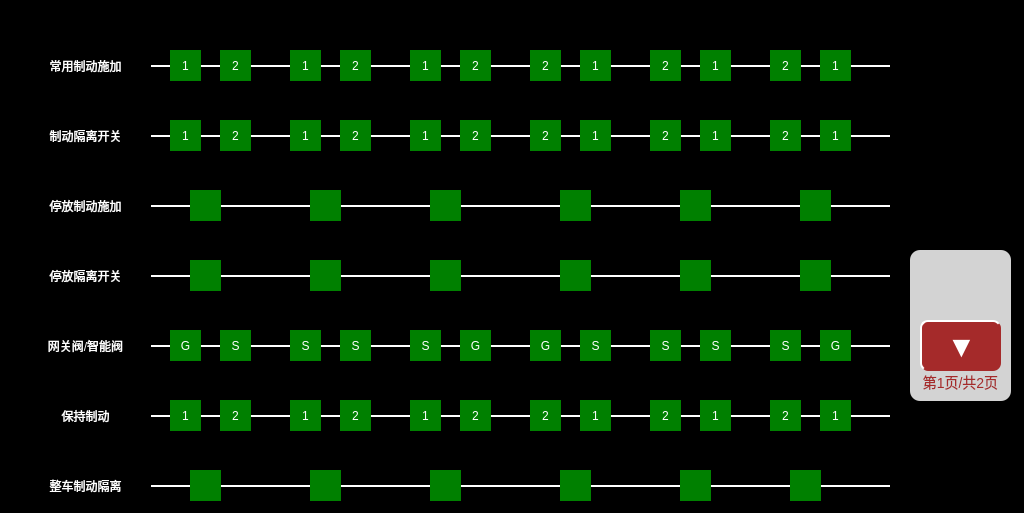
 <widget class="QWidget" name="VehicleEBCUPage">
  <property name="geometry">
   <rect>
    <x>0</x>
    <y>0</y>
    <width>1024</width>
    <height>513</height>
   </rect>
  </property>
  <property name="windowTitle">
   <string>Form</string>
  </property>
  <property name="styleSheet">
   <string notr="true">QWidget
{
	background-color:black;
}
QLabel
{
	font: 20px, &quot;微软雅黑&quot;;
	color:white;
background-color:green;
}
QPushButton
{
	background-color:brown ;
	border-top: 2px solid white;	
	border-left: 2px solid white;
}</string>
  </property>
  <widget class="QLabel" name="BRKApplyTC1_1lbl">
   <property name="geometry">
    <rect>
     <x>170</x>
     <y>50</y>
     <width>31</width>
     <height>31</height>
    </rect>
   </property>
   <property name="text">
    <string>1</string>
   </property>
   <property name="alignment">
    <set>Qt::AlignCenter</set>
   </property>
  </widget>
  <widget class="QLabel" name="BRKApplyTC1_2lbl">
   <property name="geometry">
    <rect>
     <x>220</x>
     <y>50</y>
     <width>31</width>
     <height>31</height>
    </rect>
   </property>
   <property name="text">
    <string>2</string>
   </property>
   <property name="alignment">
    <set>Qt::AlignCenter</set>
   </property>
  </widget>
  <widget class="QLabel" name="BRKApplyMP1_2lbl">
   <property name="geometry">
    <rect>
     <x>340</x>
     <y>50</y>
     <width>31</width>
     <height>31</height>
    </rect>
   </property>
   <property name="text">
    <string>2</string>
   </property>
   <property name="alignment">
    <set>Qt::AlignCenter</set>
   </property>
  </widget>
  <widget class="QLabel" name="BRKApplyMP1_1lbl">
   <property name="geometry">
    <rect>
     <x>290</x>
     <y>50</y>
     <width>31</width>
     <height>31</height>
    </rect>
   </property>
   <property name="text">
    <string>1</string>
   </property>
   <property name="alignment">
    <set>Qt::AlignCenter</set>
   </property>
  </widget>
  <widget class="QLabel" name="BRKApplyM1_2lbl">
   <property name="geometry">
    <rect>
     <x>460</x>
     <y>50</y>
     <width>31</width>
     <height>31</height>
    </rect>
   </property>
   <property name="text">
    <string>2</string>
   </property>
   <property name="alignment">
    <set>Qt::AlignCenter</set>
   </property>
  </widget>
  <widget class="QLabel" name="BRKApplyM1_1lbl">
   <property name="geometry">
    <rect>
     <x>410</x>
     <y>50</y>
     <width>31</width>
     <height>31</height>
    </rect>
   </property>
   <property name="text">
    <string>1</string>
   </property>
   <property name="alignment">
    <set>Qt::AlignCenter</set>
   </property>
  </widget>
  <widget class="QLabel" name="BRKApplyM2_1lbl">
   <property name="geometry">
    <rect>
     <x>580</x>
     <y>50</y>
     <width>31</width>
     <height>31</height>
    </rect>
   </property>
   <property name="text">
    <string>1</string>
   </property>
   <property name="alignment">
    <set>Qt::AlignCenter</set>
   </property>
  </widget>
  <widget class="QLabel" name="BRKApplyTC2_2lbl">
   <property name="geometry">
    <rect>
     <x>770</x>
     <y>50</y>
     <width>31</width>
     <height>31</height>
    </rect>
   </property>
   <property name="text">
    <string>2</string>
   </property>
   <property name="alignment">
    <set>Qt::AlignCenter</set>
   </property>
  </widget>
  <widget class="QLabel" name="BRKApplyM2_2lbl">
   <property name="geometry">
    <rect>
     <x>530</x>
     <y>50</y>
     <width>31</width>
     <height>31</height>
    </rect>
   </property>
   <property name="text">
    <string>2</string>
   </property>
   <property name="alignment">
    <set>Qt::AlignCenter</set>
   </property>
  </widget>
  <widget class="QLabel" name="BRKApplyMP2_2lbl">
   <property name="geometry">
    <rect>
     <x>650</x>
     <y>50</y>
     <width>31</width>
     <height>31</height>
    </rect>
   </property>
   <property name="text">
    <string>2</string>
   </property>
   <property name="alignment">
    <set>Qt::AlignCenter</set>
   </property>
  </widget>
  <widget class="QLabel" name="BRKApplyMP2_1lbl">
   <property name="geometry">
    <rect>
     <x>700</x>
     <y>50</y>
     <width>31</width>
     <height>31</height>
    </rect>
   </property>
   <property name="text">
    <string>1</string>
   </property>
   <property name="alignment">
    <set>Qt::AlignCenter</set>
   </property>
  </widget>
  <widget class="QLabel" name="BRKApplyTC2_1lbl">
   <property name="geometry">
    <rect>
     <x>820</x>
     <y>50</y>
     <width>31</width>
     <height>31</height>
    </rect>
   </property>
   <property name="text">
    <string>1</string>
   </property>
   <property name="alignment">
    <set>Qt::AlignCenter</set>
   </property>
  </widget>
  <widget class="QLabel" name="lbl1">
   <property name="geometry">
    <rect>
     <x>20</x>
     <y>50</y>
     <width>131</width>
     <height>31</height>
    </rect>
   </property>
   <property name="styleSheet">
    <string notr="true">background-color:black;</string>
   </property>
   <property name="text">
    <string>常用制动施加</string>
   </property>
   <property name="alignment">
    <set>Qt::AlignCenter</set>
   </property>
  </widget>
  <widget class="QLabel" name="BRKBypassTC1_2lbl">
   <property name="geometry">
    <rect>
     <x>220</x>
     <y>120</y>
     <width>31</width>
     <height>31</height>
    </rect>
   </property>
   <property name="text">
    <string>2</string>
   </property>
   <property name="alignment">
    <set>Qt::AlignCenter</set>
   </property>
  </widget>
  <widget class="QLabel" name="BRKBypassM1_1lbl">
   <property name="geometry">
    <rect>
     <x>410</x>
     <y>120</y>
     <width>31</width>
     <height>31</height>
    </rect>
   </property>
   <property name="text">
    <string>1</string>
   </property>
   <property name="alignment">
    <set>Qt::AlignCenter</set>
   </property>
  </widget>
  <widget class="QLabel" name="BRKBypassM2_2lbl">
   <property name="geometry">
    <rect>
     <x>530</x>
     <y>120</y>
     <width>31</width>
     <height>31</height>
    </rect>
   </property>
   <property name="text">
    <string>2</string>
   </property>
   <property name="alignment">
    <set>Qt::AlignCenter</set>
   </property>
  </widget>
  <widget class="QLabel" name="BRKBypassTC2_1lbl">
   <property name="geometry">
    <rect>
     <x>820</x>
     <y>120</y>
     <width>31</width>
     <height>31</height>
    </rect>
   </property>
   <property name="text">
    <string>1</string>
   </property>
   <property name="alignment">
    <set>Qt::AlignCenter</set>
   </property>
  </widget>
  <widget class="QLabel" name="BRKBypassMP2_2lbl">
   <property name="geometry">
    <rect>
     <x>650</x>
     <y>120</y>
     <width>31</width>
     <height>31</height>
    </rect>
   </property>
   <property name="text">
    <string>2</string>
   </property>
   <property name="alignment">
    <set>Qt::AlignCenter</set>
   </property>
  </widget>
  <widget class="QLabel" name="BRKBypassM2_1lbl">
   <property name="geometry">
    <rect>
     <x>580</x>
     <y>120</y>
     <width>31</width>
     <height>31</height>
    </rect>
   </property>
   <property name="text">
    <string>1</string>
   </property>
   <property name="alignment">
    <set>Qt::AlignCenter</set>
   </property>
  </widget>
  <widget class="QLabel" name="BRKBypassTC2_2lbl">
   <property name="geometry">
    <rect>
     <x>770</x>
     <y>120</y>
     <width>31</width>
     <height>31</height>
    </rect>
   </property>
   <property name="text">
    <string>2</string>
   </property>
   <property name="alignment">
    <set>Qt::AlignCenter</set>
   </property>
  </widget>
  <widget class="QLabel" name="BRKBypassTC1_1lbl">
   <property name="geometry">
    <rect>
     <x>170</x>
     <y>120</y>
     <width>31</width>
     <height>31</height>
    </rect>
   </property>
   <property name="text">
    <string>1</string>
   </property>
   <property name="alignment">
    <set>Qt::AlignCenter</set>
   </property>
  </widget>
  <widget class="QLabel" name="BRKBypassMP2_1lbl">
   <property name="geometry">
    <rect>
     <x>700</x>
     <y>120</y>
     <width>31</width>
     <height>31</height>
    </rect>
   </property>
   <property name="text">
    <string>1</string>
   </property>
   <property name="alignment">
    <set>Qt::AlignCenter</set>
   </property>
  </widget>
  <widget class="QLabel" name="BRKBypassMP1_1lbl">
   <property name="geometry">
    <rect>
     <x>290</x>
     <y>120</y>
     <width>31</width>
     <height>31</height>
    </rect>
   </property>
   <property name="text">
    <string>1</string>
   </property>
   <property name="alignment">
    <set>Qt::AlignCenter</set>
   </property>
  </widget>
  <widget class="QLabel" name="BRKBypassMP1_2lbl">
   <property name="geometry">
    <rect>
     <x>340</x>
     <y>120</y>
     <width>31</width>
     <height>31</height>
    </rect>
   </property>
   <property name="text">
    <string>2</string>
   </property>
   <property name="alignment">
    <set>Qt::AlignCenter</set>
   </property>
  </widget>
  <widget class="QLabel" name="BRKBypassM1_2lbl">
   <property name="geometry">
    <rect>
     <x>460</x>
     <y>120</y>
     <width>31</width>
     <height>31</height>
    </rect>
   </property>
   <property name="text">
    <string>2</string>
   </property>
   <property name="alignment">
    <set>Qt::AlignCenter</set>
   </property>
  </widget>
  <widget class="QLabel" name="lbl1_2">
   <property name="geometry">
    <rect>
     <x>20</x>
     <y>120</y>
     <width>131</width>
     <height>31</height>
    </rect>
   </property>
   <property name="styleSheet">
    <string notr="true">background-color:black;</string>
   </property>
   <property name="text">
    <string>制动隔离开关</string>
   </property>
   <property name="alignment">
    <set>Qt::AlignCenter</set>
   </property>
  </widget>
  <widget class="QLabel" name="lbl1_3">
   <property name="geometry">
    <rect>
     <x>20</x>
     <y>190</y>
     <width>131</width>
     <height>31</height>
    </rect>
   </property>
   <property name="styleSheet">
    <string notr="true">background-color:black;</string>
   </property>
   <property name="text">
    <string>停放制动施加</string>
   </property>
   <property name="alignment">
    <set>Qt::AlignCenter</set>
   </property>
  </widget>
  <widget class="QLabel" name="StopBRKTC1lbl">
   <property name="geometry">
    <rect>
     <x>190</x>
     <y>190</y>
     <width>31</width>
     <height>31</height>
    </rect>
   </property>
   <property name="text">
    <string/>
   </property>
   <property name="alignment">
    <set>Qt::AlignCenter</set>
   </property>
  </widget>
  <widget class="QLabel" name="StopBRKMP1lbl">
   <property name="geometry">
    <rect>
     <x>310</x>
     <y>190</y>
     <width>31</width>
     <height>31</height>
    </rect>
   </property>
   <property name="text">
    <string/>
   </property>
   <property name="alignment">
    <set>Qt::AlignCenter</set>
   </property>
  </widget>
  <widget class="QLabel" name="StopBRKM1lbl">
   <property name="geometry">
    <rect>
     <x>430</x>
     <y>190</y>
     <width>31</width>
     <height>31</height>
    </rect>
   </property>
   <property name="text">
    <string/>
   </property>
   <property name="alignment">
    <set>Qt::AlignCenter</set>
   </property>
  </widget>
  <widget class="QLabel" name="StopBRKM2lbl">
   <property name="geometry">
    <rect>
     <x>560</x>
     <y>190</y>
     <width>31</width>
     <height>31</height>
    </rect>
   </property>
   <property name="text">
    <string/>
   </property>
   <property name="alignment">
    <set>Qt::AlignCenter</set>
   </property>
  </widget>
  <widget class="QLabel" name="StopBRKMP2lbl">
   <property name="geometry">
    <rect>
     <x>680</x>
     <y>190</y>
     <width>31</width>
     <height>31</height>
    </rect>
   </property>
   <property name="text">
    <string/>
   </property>
   <property name="alignment">
    <set>Qt::AlignCenter</set>
   </property>
  </widget>
  <widget class="QLabel" name="StopBRKTC2lbl">
   <property name="geometry">
    <rect>
     <x>800</x>
     <y>190</y>
     <width>31</width>
     <height>31</height>
    </rect>
   </property>
   <property name="text">
    <string/>
   </property>
   <property name="alignment">
    <set>Qt::AlignCenter</set>
   </property>
  </widget>
  <widget class="QLabel" name="StopBypassMP1lbl">
   <property name="geometry">
    <rect>
     <x>310</x>
     <y>260</y>
     <width>31</width>
     <height>31</height>
    </rect>
   </property>
   <property name="text">
    <string/>
   </property>
   <property name="alignment">
    <set>Qt::AlignCenter</set>
   </property>
  </widget>
  <widget class="QLabel" name="StopBypassM2lbl">
   <property name="geometry">
    <rect>
     <x>560</x>
     <y>260</y>
     <width>31</width>
     <height>31</height>
    </rect>
   </property>
   <property name="text">
    <string/>
   </property>
   <property name="alignment">
    <set>Qt::AlignCenter</set>
   </property>
  </widget>
  <widget class="QLabel" name="StopBypassMP2lbl">
   <property name="geometry">
    <rect>
     <x>680</x>
     <y>260</y>
     <width>31</width>
     <height>31</height>
    </rect>
   </property>
   <property name="text">
    <string/>
   </property>
   <property name="alignment">
    <set>Qt::AlignCenter</set>
   </property>
  </widget>
  <widget class="QLabel" name="StopBypassTC1lbl">
   <property name="geometry">
    <rect>
     <x>190</x>
     <y>260</y>
     <width>31</width>
     <height>31</height>
    </rect>
   </property>
   <property name="text">
    <string/>
   </property>
   <property name="alignment">
    <set>Qt::AlignCenter</set>
   </property>
  </widget>
  <widget class="QLabel" name="StopBypassTC2lbl">
   <property name="geometry">
    <rect>
     <x>800</x>
     <y>260</y>
     <width>31</width>
     <height>31</height>
    </rect>
   </property>
   <property name="text">
    <string/>
   </property>
   <property name="alignment">
    <set>Qt::AlignCenter</set>
   </property>
  </widget>
  <widget class="QLabel" name="StopBypassM1lbl">
   <property name="geometry">
    <rect>
     <x>430</x>
     <y>260</y>
     <width>31</width>
     <height>31</height>
    </rect>
   </property>
   <property name="text">
    <string/>
   </property>
   <property name="alignment">
    <set>Qt::AlignCenter</set>
   </property>
  </widget>
  <widget class="QLabel" name="lbl1_4">
   <property name="geometry">
    <rect>
     <x>20</x>
     <y>260</y>
     <width>131</width>
     <height>31</height>
    </rect>
   </property>
   <property name="styleSheet">
    <string notr="true">background-color:black;</string>
   </property>
   <property name="text">
    <string>停放隔离开关</string>
   </property>
   <property name="alignment">
    <set>Qt::AlignCenter</set>
   </property>
  </widget>
  <widget class="QLabel" name="lbl1_5">
   <property name="geometry">
    <rect>
     <x>20</x>
     <y>330</y>
     <width>131</width>
     <height>31</height>
    </rect>
   </property>
   <property name="styleSheet">
    <string notr="true">background-color:black;</string>
   </property>
   <property name="text">
    <string>网关阀/智能阀</string>
   </property>
   <property name="alignment">
    <set>Qt::AlignCenter</set>
   </property>
  </widget>
  <widget class="QLabel" name="STC2_1lbl">
   <property name="geometry">
    <rect>
     <x>770</x>
     <y>330</y>
     <width>31</width>
     <height>31</height>
    </rect>
   </property>
   <property name="text">
    <string>S</string>
   </property>
   <property name="alignment">
    <set>Qt::AlignCenter</set>
   </property>
  </widget>
  <widget class="QLabel" name="SMP1_2lbl">
   <property name="geometry">
    <rect>
     <x>340</x>
     <y>330</y>
     <width>31</width>
     <height>31</height>
    </rect>
   </property>
   <property name="text">
    <string>S</string>
   </property>
   <property name="alignment">
    <set>Qt::AlignCenter</set>
   </property>
  </widget>
  <widget class="QLabel" name="GM1_2lbl">
   <property name="geometry">
    <rect>
     <x>460</x>
     <y>330</y>
     <width>31</width>
     <height>31</height>
    </rect>
   </property>
   <property name="text">
    <string>G</string>
   </property>
   <property name="alignment">
    <set>Qt::AlignCenter</set>
   </property>
  </widget>
  <widget class="QLabel" name="GM2_1lbl">
   <property name="geometry">
    <rect>
     <x>530</x>
     <y>330</y>
     <width>31</width>
     <height>31</height>
    </rect>
   </property>
   <property name="text">
    <string>G</string>
   </property>
   <property name="alignment">
    <set>Qt::AlignCenter</set>
   </property>
  </widget>
  <widget class="QLabel" name="SMP2_2lbl">
   <property name="geometry">
    <rect>
     <x>700</x>
     <y>330</y>
     <width>31</width>
     <height>31</height>
    </rect>
   </property>
   <property name="text">
    <string>S</string>
   </property>
   <property name="alignment">
    <set>Qt::AlignCenter</set>
   </property>
  </widget>
  <widget class="QLabel" name="GTC2_2lbl">
   <property name="geometry">
    <rect>
     <x>820</x>
     <y>330</y>
     <width>31</width>
     <height>31</height>
    </rect>
   </property>
   <property name="text">
    <string>G</string>
   </property>
   <property name="alignment">
    <set>Qt::AlignCenter</set>
   </property>
  </widget>
  <widget class="QLabel" name="GTC1_1lbl">
   <property name="geometry">
    <rect>
     <x>170</x>
     <y>330</y>
     <width>31</width>
     <height>31</height>
    </rect>
   </property>
   <property name="text">
    <string>G</string>
   </property>
   <property name="alignment">
    <set>Qt::AlignCenter</set>
   </property>
  </widget>
  <widget class="QLabel" name="STC1_2lbl">
   <property name="geometry">
    <rect>
     <x>220</x>
     <y>330</y>
     <width>31</width>
     <height>31</height>
    </rect>
   </property>
   <property name="text">
    <string>S</string>
   </property>
   <property name="alignment">
    <set>Qt::AlignCenter</set>
   </property>
  </widget>
  <widget class="QLabel" name="SMP2_1lbl">
   <property name="geometry">
    <rect>
     <x>650</x>
     <y>330</y>
     <width>31</width>
     <height>31</height>
    </rect>
   </property>
   <property name="text">
    <string>S</string>
   </property>
   <property name="alignment">
    <set>Qt::AlignCenter</set>
   </property>
  </widget>
  <widget class="QLabel" name="SMP1_1lbl">
   <property name="geometry">
    <rect>
     <x>290</x>
     <y>330</y>
     <width>31</width>
     <height>31</height>
    </rect>
   </property>
   <property name="text">
    <string>S</string>
   </property>
   <property name="alignment">
    <set>Qt::AlignCenter</set>
   </property>
  </widget>
  <widget class="QLabel" name="SM2_2lbl">
   <property name="geometry">
    <rect>
     <x>580</x>
     <y>330</y>
     <width>31</width>
     <height>31</height>
    </rect>
   </property>
   <property name="text">
    <string>S</string>
   </property>
   <property name="alignment">
    <set>Qt::AlignCenter</set>
   </property>
  </widget>
  <widget class="QLabel" name="SM1_1lbl">
   <property name="geometry">
    <rect>
     <x>410</x>
     <y>330</y>
     <width>31</width>
     <height>31</height>
    </rect>
   </property>
   <property name="text">
    <string>S</string>
   </property>
   <property name="alignment">
    <set>Qt::AlignCenter</set>
   </property>
  </widget>
  <widget class="QLabel" name="HoldBRKM1lbl_1">
   <property name="geometry">
    <rect>
     <x>410</x>
     <y>400</y>
     <width>31</width>
     <height>31</height>
    </rect>
   </property>
   <property name="text">
    <string>1</string>
   </property>
   <property name="alignment">
    <set>Qt::AlignCenter</set>
   </property>
  </widget>
  <widget class="QLabel" name="HoldBRKMP2lbl_2">
   <property name="geometry">
    <rect>
     <x>650</x>
     <y>400</y>
     <width>31</width>
     <height>31</height>
    </rect>
   </property>
   <property name="text">
    <string>2</string>
   </property>
   <property name="alignment">
    <set>Qt::AlignCenter</set>
   </property>
  </widget>
  <widget class="QLabel" name="HoldBRKM2lbl_2">
   <property name="geometry">
    <rect>
     <x>530</x>
     <y>400</y>
     <width>31</width>
     <height>31</height>
    </rect>
   </property>
   <property name="text">
    <string>2</string>
   </property>
   <property name="alignment">
    <set>Qt::AlignCenter</set>
   </property>
  </widget>
  <widget class="QLabel" name="HoldBRKTC1lbl_1">
   <property name="geometry">
    <rect>
     <x>170</x>
     <y>400</y>
     <width>31</width>
     <height>31</height>
    </rect>
   </property>
   <property name="text">
    <string>1</string>
   </property>
   <property name="alignment">
    <set>Qt::AlignCenter</set>
   </property>
  </widget>
  <widget class="QLabel" name="HoldBRKMP1lbl_1">
   <property name="geometry">
    <rect>
     <x>290</x>
     <y>400</y>
     <width>31</width>
     <height>31</height>
    </rect>
   </property>
   <property name="text">
    <string>1</string>
   </property>
   <property name="alignment">
    <set>Qt::AlignCenter</set>
   </property>
  </widget>
  <widget class="QLabel" name="HoldBRKTC2lbl_2">
   <property name="geometry">
    <rect>
     <x>770</x>
     <y>400</y>
     <width>31</width>
     <height>31</height>
    </rect>
   </property>
   <property name="text">
    <string>2</string>
   </property>
   <property name="alignment">
    <set>Qt::AlignCenter</set>
   </property>
  </widget>
  <widget class="QLabel" name="lbl1_6">
   <property name="geometry">
    <rect>
     <x>20</x>
     <y>400</y>
     <width>131</width>
     <height>31</height>
    </rect>
   </property>
   <property name="styleSheet">
    <string notr="true">background-color:black;</string>
   </property>
   <property name="text">
    <string>保持制动</string>
   </property>
   <property name="alignment">
    <set>Qt::AlignCenter</set>
   </property>
  </widget>
  <widget class="QLabel" name="lbl1_7">
   <property name="geometry">
    <rect>
     <x>150</x>
     <y>65</y>
     <width>740</width>
     <height>2</height>
    </rect>
   </property>
   <property name="styleSheet">
    <string notr="true">background-color:white;</string>
   </property>
   <property name="text">
    <string/>
   </property>
   <property name="alignment">
    <set>Qt::AlignCenter</set>
   </property>
  </widget>
  <widget class="QLabel" name="lbl1_8">
   <property name="geometry">
    <rect>
     <x>150</x>
     <y>135</y>
     <width>740</width>
     <height>2</height>
    </rect>
   </property>
   <property name="styleSheet">
    <string notr="true">background-color:white;</string>
   </property>
   <property name="text">
    <string/>
   </property>
   <property name="alignment">
    <set>Qt::AlignCenter</set>
   </property>
  </widget>
  <widget class="QLabel" name="lbl1_9">
   <property name="geometry">
    <rect>
     <x>150</x>
     <y>205</y>
     <width>740</width>
     <height>2</height>
    </rect>
   </property>
   <property name="styleSheet">
    <string notr="true">background-color:white;</string>
   </property>
   <property name="text">
    <string/>
   </property>
   <property name="alignment">
    <set>Qt::AlignCenter</set>
   </property>
  </widget>
  <widget class="QLabel" name="lbl1_10">
   <property name="geometry">
    <rect>
     <x>150</x>
     <y>275</y>
     <width>740</width>
     <height>2</height>
    </rect>
   </property>
   <property name="styleSheet">
    <string notr="true">background-color:white;</string>
   </property>
   <property name="text">
    <string/>
   </property>
   <property name="alignment">
    <set>Qt::AlignCenter</set>
   </property>
  </widget>
  <widget class="QLabel" name="lbl1_11">
   <property name="geometry">
    <rect>
     <x>150</x>
     <y>345</y>
     <width>740</width>
     <height>2</height>
    </rect>
   </property>
   <property name="styleSheet">
    <string notr="true">background-color:white;</string>
   </property>
   <property name="text">
    <string/>
   </property>
   <property name="alignment">
    <set>Qt::AlignCenter</set>
   </property>
  </widget>
  <widget class="QLabel" name="lbl1_12">
   <property name="geometry">
    <rect>
     <x>150</x>
     <y>415</y>
     <width>740</width>
     <height>2</height>
    </rect>
   </property>
   <property name="styleSheet">
    <string notr="true">background-color:white;</string>
   </property>
   <property name="text">
    <string/>
   </property>
   <property name="alignment">
    <set>Qt::AlignCenter</set>
   </property>
  </widget>
  <widget class="QLabel" name="lbl1_13">
   <property name="geometry">
    <rect>
     <x>910</x>
     <y>250</y>
     <width>101</width>
     <height>151</height>
    </rect>
   </property>
   <property name="styleSheet">
    <string notr="true">background-color:gray;
border-radius:10px;
font:14px;
color:brown;
background-color:lightgray;
</string>
   </property>
   <property name="text">
    <string>






第1页/共2页</string>
   </property>
   <property name="alignment">
    <set>Qt::AlignCenter</set>
   </property>
  </widget>
  <widget class="QPushButton" name="NextPageBtn">
   <property name="geometry">
    <rect>
     <x>920</x>
     <y>320</y>
     <width>81</width>
     <height>51</height>
    </rect>
   </property>
   <property name="focusPolicy">
    <enum>Qt::NoFocus</enum>
   </property>
   <property name="styleSheet">
    <string notr="true">font:30px;
color:white;
background-color:brown;
border-radius:8px;</string>
   </property>
   <property name="text">
    <string>▼</string>
   </property>
  </widget>
  <widget class="QLabel" name="AllBRKBypassM1lbl">
   <property name="geometry">
    <rect>
     <x>430</x>
     <y>470</y>
     <width>31</width>
     <height>31</height>
    </rect>
   </property>
   <property name="text">
    <string/>
   </property>
   <property name="alignment">
    <set>Qt::AlignCenter</set>
   </property>
  </widget>
  <widget class="QLabel" name="lbl1_14">
   <property name="geometry">
    <rect>
     <x>150</x>
     <y>485</y>
     <width>740</width>
     <height>2</height>
    </rect>
   </property>
   <property name="styleSheet">
    <string notr="true">background-color:white;</string>
   </property>
   <property name="text">
    <string/>
   </property>
   <property name="alignment">
    <set>Qt::AlignCenter</set>
   </property>
  </widget>
  <widget class="QLabel" name="AllBRKBypassMP1lbl">
   <property name="geometry">
    <rect>
     <x>310</x>
     <y>470</y>
     <width>31</width>
     <height>31</height>
    </rect>
   </property>
   <property name="text">
    <string/>
   </property>
   <property name="alignment">
    <set>Qt::AlignCenter</set>
   </property>
  </widget>
  <widget class="QLabel" name="lbl1_15">
   <property name="geometry">
    <rect>
     <x>20</x>
     <y>470</y>
     <width>131</width>
     <height>31</height>
    </rect>
   </property>
   <property name="styleSheet">
    <string notr="true">background-color:black;</string>
   </property>
   <property name="text">
    <string>整车制动隔离</string>
   </property>
   <property name="alignment">
    <set>Qt::AlignCenter</set>
   </property>
  </widget>
  <widget class="QLabel" name="AllBRKBypassMP2lbl">
   <property name="geometry">
    <rect>
     <x>680</x>
     <y>470</y>
     <width>31</width>
     <height>31</height>
    </rect>
   </property>
   <property name="text">
    <string/>
   </property>
   <property name="alignment">
    <set>Qt::AlignCenter</set>
   </property>
  </widget>
  <widget class="QLabel" name="AllBRKBypassM2lbl">
   <property name="geometry">
    <rect>
     <x>560</x>
     <y>470</y>
     <width>31</width>
     <height>31</height>
    </rect>
   </property>
   <property name="text">
    <string/>
   </property>
   <property name="alignment">
    <set>Qt::AlignCenter</set>
   </property>
  </widget>
  <widget class="QLabel" name="AllBRKBypassTC1lbl">
   <property name="geometry">
    <rect>
     <x>190</x>
     <y>470</y>
     <width>31</width>
     <height>31</height>
    </rect>
   </property>
   <property name="text">
    <string/>
   </property>
   <property name="alignment">
    <set>Qt::AlignCenter</set>
   </property>
  </widget>
  <widget class="QLabel" name="AllBRKBypassTC2lbl">
   <property name="geometry">
    <rect>
     <x>790</x>
     <y>470</y>
     <width>31</width>
     <height>31</height>
    </rect>
   </property>
   <property name="text">
    <string/>
   </property>
   <property name="alignment">
    <set>Qt::AlignCenter</set>
   </property>
  </widget>
  <widget class="QLabel" name="HoldBRKMP2lbl_1">
   <property name="geometry">
    <rect>
     <x>700</x>
     <y>400</y>
     <width>31</width>
     <height>31</height>
    </rect>
   </property>
   <property name="text">
    <string>1</string>
   </property>
   <property name="alignment">
    <set>Qt::AlignCenter</set>
   </property>
  </widget>
  <widget class="QLabel" name="HoldBRKM1lbl_2">
   <property name="geometry">
    <rect>
     <x>460</x>
     <y>400</y>
     <width>31</width>
     <height>31</height>
    </rect>
   </property>
   <property name="text">
    <string>2</string>
   </property>
   <property name="alignment">
    <set>Qt::AlignCenter</set>
   </property>
  </widget>
  <widget class="QLabel" name="HoldBRKTC2lbl_1">
   <property name="geometry">
    <rect>
     <x>820</x>
     <y>400</y>
     <width>31</width>
     <height>31</height>
    </rect>
   </property>
   <property name="text">
    <string>1</string>
   </property>
   <property name="alignment">
    <set>Qt::AlignCenter</set>
   </property>
  </widget>
  <widget class="QLabel" name="HoldBRKMP1lbl_2">
   <property name="geometry">
    <rect>
     <x>340</x>
     <y>400</y>
     <width>31</width>
     <height>31</height>
    </rect>
   </property>
   <property name="text">
    <string>2</string>
   </property>
   <property name="alignment">
    <set>Qt::AlignCenter</set>
   </property>
  </widget>
  <widget class="QLabel" name="HoldBRKTC1lbl_2">
   <property name="geometry">
    <rect>
     <x>220</x>
     <y>400</y>
     <width>31</width>
     <height>31</height>
    </rect>
   </property>
   <property name="text">
    <string>2</string>
   </property>
   <property name="alignment">
    <set>Qt::AlignCenter</set>
   </property>
  </widget>
  <widget class="QLabel" name="HoldBRKM2lbl_1">
   <property name="geometry">
    <rect>
     <x>580</x>
     <y>400</y>
     <width>31</width>
     <height>31</height>
    </rect>
   </property>
   <property name="text">
    <string>1</string>
   </property>
   <property name="alignment">
    <set>Qt::AlignCenter</set>
   </property>
  </widget>
  <zorder>lbl1_10</zorder>
  <zorder>lbl1_7</zorder>
  <zorder>lbl1_8</zorder>
  <zorder>lbl1_9</zorder>
  <zorder>lbl1_14</zorder>
  <zorder>lbl1_12</zorder>
  <zorder>lbl1_11</zorder>
  <zorder>lbl1</zorder>
  <zorder>lbl1_3</zorder>
  <zorder>lbl1_2</zorder>
  <zorder>lbl1_4</zorder>
  <zorder>lbl1_5</zorder>
  <zorder>lbl1_6</zorder>
  <zorder>lbl1_15</zorder>
  <zorder>lbl1_13</zorder>
  <zorder>BRKApplyTC1_1lbl</zorder>
  <zorder>BRKApplyTC1_2lbl</zorder>
  <zorder>BRKApplyMP1_2lbl</zorder>
  <zorder>BRKApplyMP1_1lbl</zorder>
  <zorder>BRKApplyM1_2lbl</zorder>
  <zorder>BRKApplyM1_1lbl</zorder>
  <zorder>BRKApplyM2_1lbl</zorder>
  <zorder>BRKApplyTC2_2lbl</zorder>
  <zorder>BRKApplyM2_2lbl</zorder>
  <zorder>BRKApplyMP2_2lbl</zorder>
  <zorder>BRKApplyMP2_1lbl</zorder>
  <zorder>BRKApplyTC2_1lbl</zorder>
  <zorder>BRKBypassTC1_2lbl</zorder>
  <zorder>BRKBypassM1_1lbl</zorder>
  <zorder>BRKBypassM2_2lbl</zorder>
  <zorder>BRKBypassTC2_1lbl</zorder>
  <zorder>BRKBypassMP2_2lbl</zorder>
  <zorder>BRKBypassM2_1lbl</zorder>
  <zorder>BRKBypassTC2_2lbl</zorder>
  <zorder>BRKBypassTC1_1lbl</zorder>
  <zorder>BRKBypassMP2_1lbl</zorder>
  <zorder>BRKBypassMP1_1lbl</zorder>
  <zorder>BRKBypassMP1_2lbl</zorder>
  <zorder>BRKBypassM1_2lbl</zorder>
  <zorder>StopBRKTC1lbl</zorder>
  <zorder>StopBRKMP1lbl</zorder>
  <zorder>StopBRKM1lbl</zorder>
  <zorder>StopBRKM2lbl</zorder>
  <zorder>StopBRKMP2lbl</zorder>
  <zorder>StopBRKTC2lbl</zorder>
  <zorder>StopBypassMP1lbl</zorder>
  <zorder>StopBypassM2lbl</zorder>
  <zorder>StopBypassMP2lbl</zorder>
  <zorder>StopBypassTC1lbl</zorder>
  <zorder>StopBypassTC2lbl</zorder>
  <zorder>StopBypassM1lbl</zorder>
  <zorder>STC2_1lbl</zorder>
  <zorder>SMP1_2lbl</zorder>
  <zorder>GM1_2lbl</zorder>
  <zorder>GM2_1lbl</zorder>
  <zorder>SMP2_2lbl</zorder>
  <zorder>GTC2_2lbl</zorder>
  <zorder>GTC1_1lbl</zorder>
  <zorder>STC1_2lbl</zorder>
  <zorder>SMP2_1lbl</zorder>
  <zorder>SMP1_1lbl</zorder>
  <zorder>SM2_2lbl</zorder>
  <zorder>SM1_1lbl</zorder>
  <zorder>HoldBRKM1lbl_1</zorder>
  <zorder>HoldBRKMP2lbl_2</zorder>
  <zorder>HoldBRKM2lbl_2</zorder>
  <zorder>HoldBRKTC1lbl_1</zorder>
  <zorder>HoldBRKMP1lbl_1</zorder>
  <zorder>HoldBRKTC2lbl_2</zorder>
  <zorder>NextPageBtn</zorder>
  <zorder>AllBRKBypassM1lbl</zorder>
  <zorder>AllBRKBypassMP1lbl</zorder>
  <zorder>AllBRKBypassMP2lbl</zorder>
  <zorder>AllBRKBypassM2lbl</zorder>
  <zorder>AllBRKBypassTC1lbl</zorder>
  <zorder>AllBRKBypassTC2lbl</zorder>
  <zorder>HoldBRKMP2lbl_1</zorder>
  <zorder>HoldBRKM1lbl_2</zorder>
  <zorder>HoldBRKTC2lbl_1</zorder>
  <zorder>HoldBRKMP1lbl_2</zorder>
  <zorder>HoldBRKTC1lbl_2</zorder>
  <zorder>HoldBRKM2lbl_1</zorder>
 </widget>
